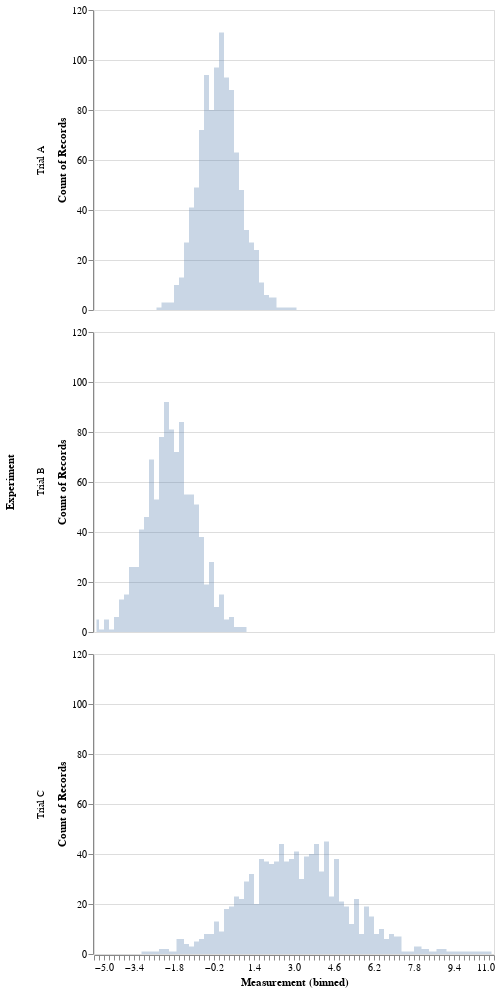

Notebook code cell kept with this figure:
### Code cell
np.random.seed(42)

# Generating Data
source = pd.DataFrame({
    'Trial A': np.random.normal(0, 0.8, 1000),
    'Trial B': np.random.normal(-2, 1, 1000),
    'Trial C': np.random.normal(3, 2, 1000)
})

alt.Chart(source).transform_fold(
    ['Trial A', 'Trial B', 'Trial C'],
    as_=['Experiment', 'Measurement']
).mark_area(
    opacity=0.3,
    interpolate='step'
).encode(
    alt.X('Measurement:Q', bin=alt.Bin(maxbins=100)),
    alt.Y('count()', stack=None),
    alt.Row('Experiment:N')
)

### Figure 1 — Vega-Lite specification as saved in the notebook (floating-point values rounded to 4 significant figures; data arrays with more than 128 entries replaced by an {"elided": "..."} marker saying what was removed)
{"config": {"view": {"continuousWidth": 400, "continuousHeight": 300}}, "data": {"name": "data-7debbdec91f2f9b9d1b9d41d9b31b14c"}, "mark": {"type": "area", "interpolate": "step", "opacity": 0.3}, "encoding": {"row": {"type": "nominal", "field": "Experiment"}, "x": {"type": "quantitative", "bin": {"maxbins": 100}, "field": "Measurement"}, "y": {"type": "quantitative", "aggregate": "count", "stack": null}}, "transform": [{"fold": ["Trial A", "Trial B", "Trial C"], "as": ["Experiment", "Measurement"]}], "$schema": "https://vega.github.io/schema/vega-lite/v4.0.2.json", "datasets": {"data-7debbdec91f2f9b9d1b9d41d9b31b14c": {"elided": "1000 records"}}}
